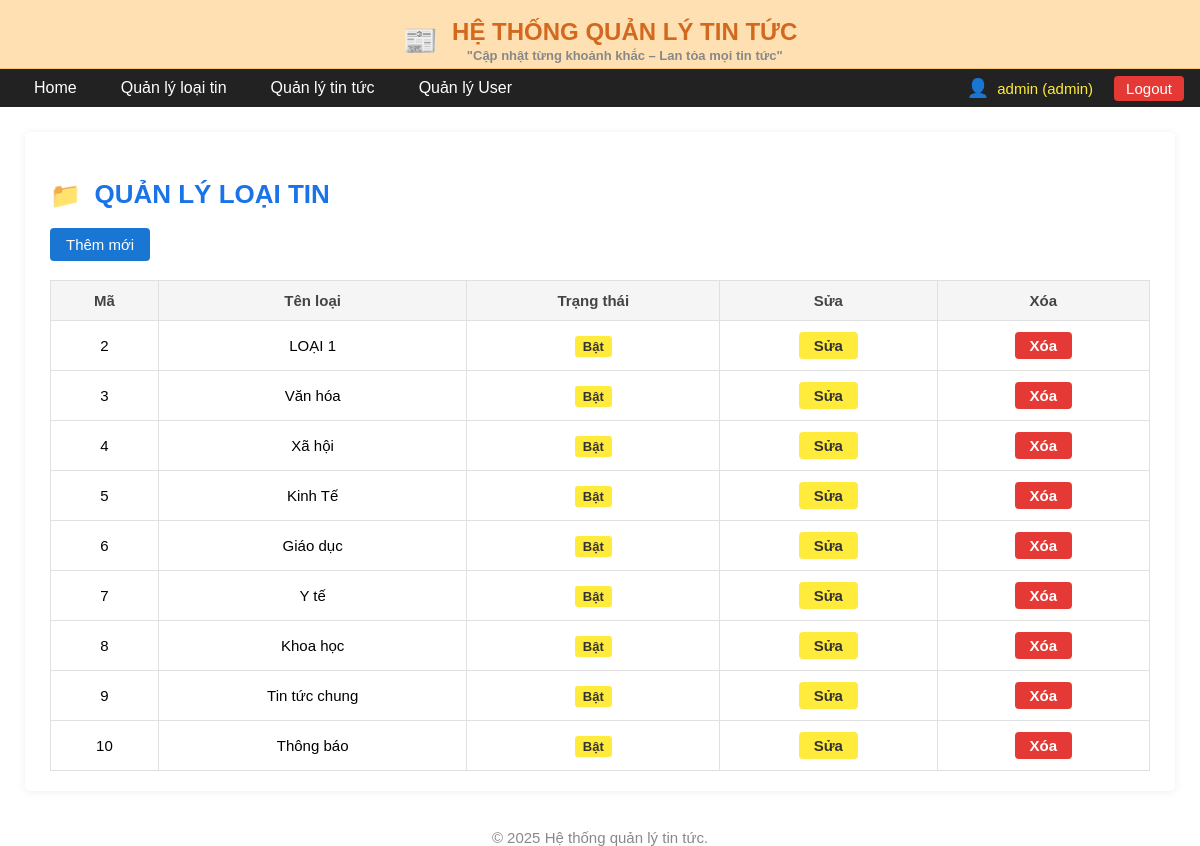
The page /quanlyloaitin.php (signed in) on the database its author committed.
### tables this page shows
CREATE TABLE `loaitin` (
  `id` int(11) NOT NULL,
  `tenloai` varchar(255) NOT NULL,
  `trangthai` tinyint(1) DEFAULT 1
);

### quanlyloaitin.php (the view, shortened to what this page needs)
<?php
include 'connect.php';
$user = isset($_SESSION['user']) ? $_SESSION['user'] : ["role" => "viewer", "username" => "Khách"];
$result = $conn->query("SELECT * FROM loaitin ORDER BY id ASC");
$loaitin = $result->fetch_all(MYSQLI_ASSOC);
?>
<!DOCTYPE html>
<html lang="vi">
<head>
</head>
<body>
    <div class="header-top">
        <span class="icon">📰</span>
        <div class="header-top-title">
            HỆ THỐNG QUẢN LÝ TIN TỨC
            <span class="header-top-desc">"Cập nhật từng khoảnh khắc – Lan tỏa mọi tin tức"</span>
        </div>
    </div>
    <nav class="navbar">
        <a href="index.php" class="nav-link">Home</a>
        <a href="quanlyloaitin.php" class="nav-link">Quản lý loại tin</a>
        <a href="quanlytin.php" class="nav-link">Quản lý tin tức</a>
        <a href="quanlyuser.php" class="nav-link">Quản lý User</a>
        <div class="navbar-user">
            <span class="user-icon">👤</span>
            <span class="user-name"><?= htmlspecialchars($user['username']) ?> (<?= htmlspecialchars($user['role']) ?>)</span>
            <a href="logout.php" class="logout-link">Logout</a>
        </div>
    </nav>
    <div class="main-content">
        <h2><span class="title-icon">📁</span> QUẢN LÝ LOẠI TIN</h2>
        <button class="add-btn" id="btnShowAddModal">Thêm mới</button>
        <table>
            <thead>
                <tr>
                    <th>Mã</th>
                    <th>Tên loại</th>
                    <th>Trạng thái</th>
                    <th>Sửa</th>
                    <th>Xóa</th>
                </tr>
            </thead>
            <tbody id="loaitinTable">
                <?php foreach($loaitin as $lt): ?>
                <tr data-id="<?= $lt['id'] ?>">
                    <td><?= $lt['id'] ?></td>
                    <td><?= htmlspecialchars($lt['tenloai']) ?></td>
                    <td><span class="status-enabled" style="background:<?= $lt['trangthai']?'#ffeb3b':'#f44336' ?>;color:<?= $lt['trangthai']?'#333':'#fff' ?>;cursor:pointer;" data-status="<?= $lt['trangthai'] ?>"><?= $lt['trangthai'] ? 'Bật' : 'Tắt' ?></span></td>
                    <td><button class="btn-sua btn-edit" data-id="<?= $lt['id'] ?>">Sửa</button></td>
                    <td><button class="btn-xoa btn-delete" data-id="<?= $lt['id'] ?>">Xóa</button></td>
                </tr>
                <?php endforeach; ?>
            </tbody>
        </table>
    </div>
    <div class="footer">© 2025 Hệ thống quản lý tin tức.</div>
</body>
</html>

### quanlyloaitin.php (style rules this page uses)
body { font-family: Arial, sans-serif; background: #fff; margin: 0; padding: 0; }
.header-top { background: #ffe0b2; padding: 18px 0 5px 0; text-align: center; border-bottom: 1px solid #f7c873; }
.header-top .icon { display: inline-block; vertical-align: middle; font-size: 28px; margin-right: 10px; }
.header-top-title { display: inline-block; font-size: 24px; color: #d2691e; font-weight: bold; vertical-align: middle; }
.header-top-desc { display: block; font-size: 13px; color: #888; margin-top: 2px; }
.navbar { background: #222; min-height: 38px; display: flex; align-items: center; gap: 8px; justify-content: flex-start; position: relative; padding: 0px 16px; }
.nav-link { color: #fff; text-decoration: none; padding: 0 18px; line-height: 38px; display: inline-block; font-size: 16px; transition: background 0.2s; }
.navbar-user { margin-left: auto; display: flex; align-items: center; gap: 8px; color: #ffeb3b; font-size: 15px; }
.user-icon { font-size: 18px; color: #ffeb3b; }
.user-name { color: #ffeb3b; margin-right: 8px; }
.logout-link { color: #fff; background: #e53935; border-radius: 4px; padding: 4px 12px; text-decoration: none; font-size: 15px; margin-left: 5px; transition: background 0.2s; }
.main-content { max-width: 1100px; margin: 25px auto 0 auto; background: #fff; box-shadow: 0 1px 10px #0001; border-radius: 5px; padding: 25px 25px 20px 25px; }
.main-content h2 { font-size: 26px; color: #1a73e8; margin-bottom: 18px; }
.title-icon { font-size: 25px; color: #fbc02d; margin-right: 6px; vertical-align: middle; }
.add-btn { background: #1976d2; color: #fff; padding: 8px 16px; border: none; border-radius: 4px; font-size: 15px; cursor: pointer; margin-bottom: 13px; }
table { width: 100%; border-collapse: collapse; margin-top: 6px; background: #fff; }
th, td { border: 1px solid #e0e0e0; padding: 11px 8px; text-align: center; font-size: 15px; }
th { background: #f5f5f5; color: #444; }
.btn-sua { background: #ffeb3b; color: #333; border: none; border-radius: 4px; padding: 5px 15px; cursor: pointer; font-size: 15px; font-weight: bold; }
.btn-xoa { background: #e53935; color: #fff; border: none; border-radius: 4px; padding: 5px 15px; cursor: pointer; font-size: 15px; font-weight: bold; }
.footer { margin-top: 38px; text-align: center; color: #888; font-size: 15px; }
.status-enabled { background: #ffeb3b; color: #333; padding: 3px 8px; border-radius: 3px; font-weight: bold; font-size: 13px; }

### rows shown on the page
loaitin: id "2", tenloai "LOẠI 1", trangthai "Bật"
loaitin: id "3", tenloai "Văn hóa", trangthai "Bật"
loaitin: id "4", tenloai "Xã hội", trangthai "Bật"
loaitin: id "5", tenloai "Kinh Tế", trangthai "Bật"
loaitin: id "6", tenloai "Giáo dục", trangthai "Bật"
loaitin: id "7", tenloai "Y tế", trangthai "Bật"
loaitin: id "8", tenloai "Khoa học", trangthai "Bật"
loaitin: id "9", tenloai "Tin tức chung", trangthai "Bật"
loaitin: id "10", tenloai "Thông báo", trangthai "Bật"

### other values the page prints
$user['username'] "admin"
$user['role'] "admin"
